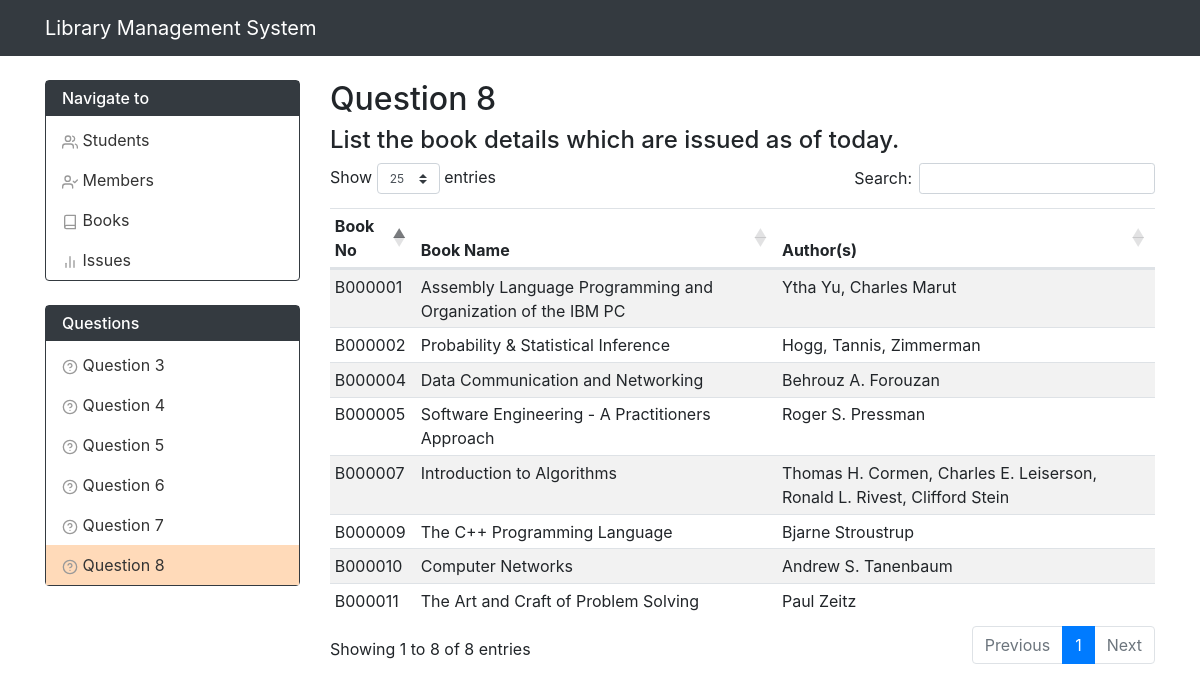
The page /q8.php on the database its author committed.
### tables this page shows
CREATE TABLE `Book` (
  `book_no` varchar(20) NOT NULL,
  `book_name` varchar(1000) DEFAULT NULL,
  `author` varchar(500) DEFAULT NULL,
  PRIMARY KEY (`book_no`)
);

### functions.php (called while the page is built, shortened)
<?php
function question_8($mysql){
    $info = [];
    if($stmt = $mysql->prepare('SELECT DISTINCT Book.book_no, book_name, author FROM Iss_rec, Book WHERE Iss_rec.book_no = Book.book_no AND Iss_rec.iss_date <= NOW() ORDER BY Book.book_no')){
        $stmt->execute();
        $stmt->store_result();
        if($stmt->num_rows > 0){
            for($i = 0; $i < $stmt->num_rows; ++$i){
                $stmt->bind_result($no, $name, $author);
                $stmt->fetch();
                array_push($info, ['no' => $no, 'name' => $name, 'author' => $author]);
            }
        }
    }
    return $info;
}

### q8.php (the view, shortened to what this page needs)
<?php
require_once __DIR__ . '/functions.php';
$info = question_8($mysqli);
?><!doctype html>
<html lang="en">
<head>
    <link rel="stylesheet" href="https://maxcdn.bootstrapcdn.com/bootstrap/4.0.0/css/bootstrap.min.css">
</head>
<body>
<?php include_once __DIR__ . '/navbar.php'; ?>
<div class="container">
    <div class="row">
        <?php include_once __DIR__ . '/sidebar.php'; ?>
        <main class="col-md-9 mt-4">
            <h2 id="title">Question 8</h2>
            <h4>List the book details which are issued as of today.</h4>
            <table id="only_table" class="table table-striped table-sm" data-order='[[ 0, "asc" ]]' data-page-length='25'>
                <thead>
                <tr>
                    <th>Book No</th>
                    <th>Book Name</th>
                    <th>Author(s)</th>
                </tr>
                </thead>
                <tbody id="info_table">
                <?php foreach ($info as $item): ?>
                    <tr>
                        <td><?php echo $item['no']; ?></td>
                        <td><?php echo $item['name']; ?></td>
                        <td><?php echo $item['author']; ?></td>
                    </tr>
                <?php endforeach; ?>
                </tbody>
            </table>
        </main>
    </div>
</div>
<link rel="stylesheet" type="text/css" href="https://cdn.datatables.net/1.10.19/css/dataTables.bootstrap4.min.css" />
</body>
</html>

### q8.php (style rules this page uses)
main table td:nth-child(1) { max-width: 70px; min-width: 70px; }

### rows shown on the page
book: book_no "B000001", book_name "Assembly Language Programming and Organization of the IBM PC", author "Ytha Yu, Charles Marut"
book: book_no "B000002", book_name "Probability & Statistical Inference", author "Hogg, Tannis, Zimmerman"
book: book_no "B000004", book_name "Data Communication and Networking", author "Behrouz A. Forouzan"
book: book_no "B000005", book_name "Software Engineering - A Practitioners Approach", author "Roger S. Pressman"
book: book_no "B000007", book_name "Introduction to Algorithms", author "Thomas H. Cormen, Charles E. Leiserson, Ronald L. Rivest, Clifford Stein"
book: book_no "B000009", book_name "The C++ Programming Language", author "Bjarne Stroustrup"
book: book_no "B000010", book_name "Computer Networks", author "Andrew S. Tanenbaum"
book: book_no "B000011", book_name "The Art and Craft of Problem Solving", author "Paul Zeitz"
